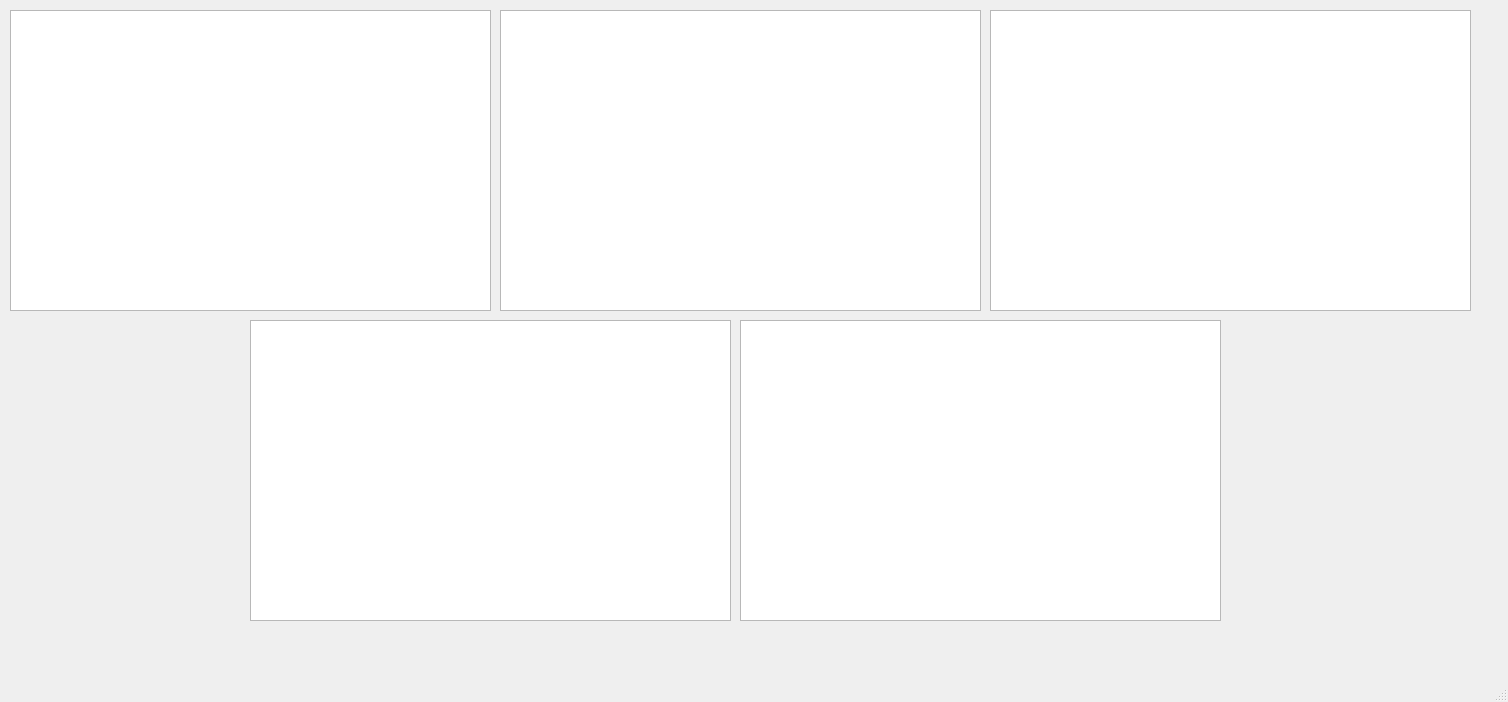
<?xml version="1.0" encoding="UTF-8"?>
<ui version="4.0">
 <class>WGraphs</class>
 <widget class="QMainWindow" name="WGraphs">
  <property name="geometry">
   <rect>
    <x>0</x>
    <y>0</y>
    <width>1508</width>
    <height>702</height>
   </rect>
  </property>
  <property name="windowTitle">
   <string>MainWindow</string>
  </property>
  <widget class="QWidget" name="centralwidget">
   <widget class="QChartView" name="opress">
    <property name="geometry">
     <rect>
      <x>250</x>
      <y>320</y>
      <width>481</width>
      <height>301</height>
     </rect>
    </property>
   </widget>
   <widget class="QChartView" name="squat">
    <property name="geometry">
     <rect>
      <x>990</x>
      <y>10</y>
      <width>481</width>
      <height>301</height>
     </rect>
    </property>
   </widget>
   <widget class="QChartView" name="dead">
    <property name="geometry">
     <rect>
      <x>500</x>
      <y>10</y>
      <width>481</width>
      <height>301</height>
     </rect>
    </property>
   </widget>
   <widget class="QChartView" name="bench">
    <property name="geometry">
     <rect>
      <x>10</x>
      <y>10</y>
      <width>481</width>
      <height>301</height>
     </rect>
    </property>
   </widget>
   <widget class="QChartView" name="row">
    <property name="geometry">
     <rect>
      <x>740</x>
      <y>320</y>
      <width>481</width>
      <height>301</height>
     </rect>
    </property>
   </widget>
  </widget>
  <widget class="QMenuBar" name="menubar">
   <property name="geometry">
    <rect>
     <x>0</x>
     <y>0</y>
     <width>1508</width>
     <height>22</height>
    </rect>
   </property>
  </widget>
  <widget class="QStatusBar" name="statusbar"/>
 </widget>
 <customwidgets>
  <customwidget>
   <class>QChartView</class>
   <extends>QGraphicsView</extends>
   <header location="global">qchartview.h</header>
  </customwidget>
 </customwidgets>
 <resources/>
 <connections/>
</ui>
